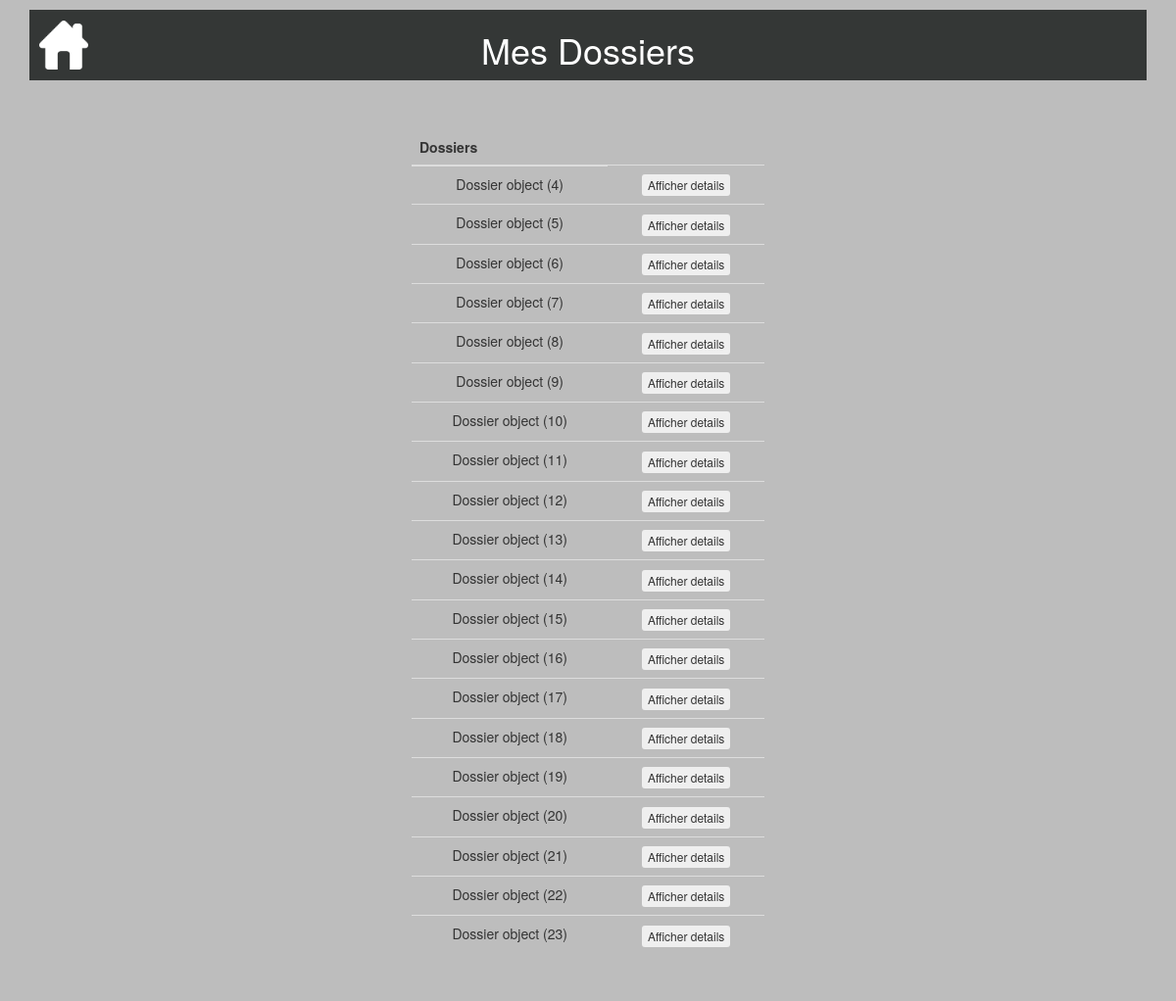
The app's page /consulterdossier/ (signed in) with its own data.
### calculdej/models.py (models this page shows, shortened)
class Dossier(models.Model):
    date = models.DateTimeField(default=timezone.now, blank=True, verbose_name="Date création")
    auteur = models.ForeignKey(settings.AUTH_USER_MODEL, on_delete=models.CASCADE)
    taille = models.DecimalField(default=0.0,max_digits=5, decimal_places=2)
    poids = models.DecimalField(default=0.0,max_digits=5, decimal_places=2)
    pathologie = models.CharField(default="",max_length=20)
    age = models.IntegerField(default=0)
    de = models.DecimalField(default=0.00,max_digits=5, decimal_places=2)
    sexe = models.CharField(default="",max_length=1)
    det=models.DecimalField(default=0.00,max_digits=10, decimal_places=2)
    imc=models.DecimalField(default=0.00,max_digits=10, decimal_places=2)
    mb=models.DecimalField(default=0.00,max_digits=10, decimal_places=2)
    niveau=models.CharField(default="",max_length=20)
    dernier = models.BooleanField(default=True)

### consulterdossier/views.py (the view, shortened to what this page needs)
# urls.py: url('consulterdossier/', include('consulterdossier.urls')),
@login_required
def consulterdossier(request):
    dossiers = Dossier.objects.filter(auteur=request.user)
    return render(request, 'consulterdossier/consulterdossier.html', locals())

### consulterdossier/templates/consulterdossier/consulterdossier.html (shortened to what this page needs)
{% extends "base.html" %}
{% block header %}<h1>Mes Dossiers</h1>{% endblock %}
{% block content %}
<table class="table">
  <thead>
       <tr>
           <th>Dossiers</th>
       </tr>
   </thead>
   <tbody>
       {% for d in dossiers %}
       <tr>
           <td>{{ d }} </td>
           <td>
             <form method="post">
                 <button onclick="details()" class="btn btn-xs" type="submit" name="btnaffdetails" value="{{d.id}}">Afficher details</button>
             </form>
          </td>
       </tr>
      {%endfor%}
    </tbody>
</table>
{% endblock %}

### static/css/style.css (style rules this page uses)
body { background-color: #BDBDBD; margin-left: auto; margin-right: auto; }

### records on screen
Dossier: id "Dossier object (4)"
Dossier: id "Dossier object (5)"
Dossier: id "Dossier object (6)"
Dossier: id "Dossier object (7)"
Dossier: id "Dossier object (8)"
Dossier: id "Dossier object (9)"
Dossier: id "Dossier object (10)"
Dossier: id "Dossier object (11)"
Dossier: id "Dossier object (12)"
Dossier: id "Dossier object (13)"
Dossier: id "Dossier object (14)"
Dossier: id "Dossier object (15)"
Dossier: id "Dossier object (16)"
Dossier: id "Dossier object (17)"
Dossier: id "Dossier object (18)"
Dossier: id "Dossier object (19)"
Dossier: id "Dossier object (20)"
Dossier: id "Dossier object (21)"
Dossier: id "Dossier object (22)"
Dossier: id "Dossier object (23)"
